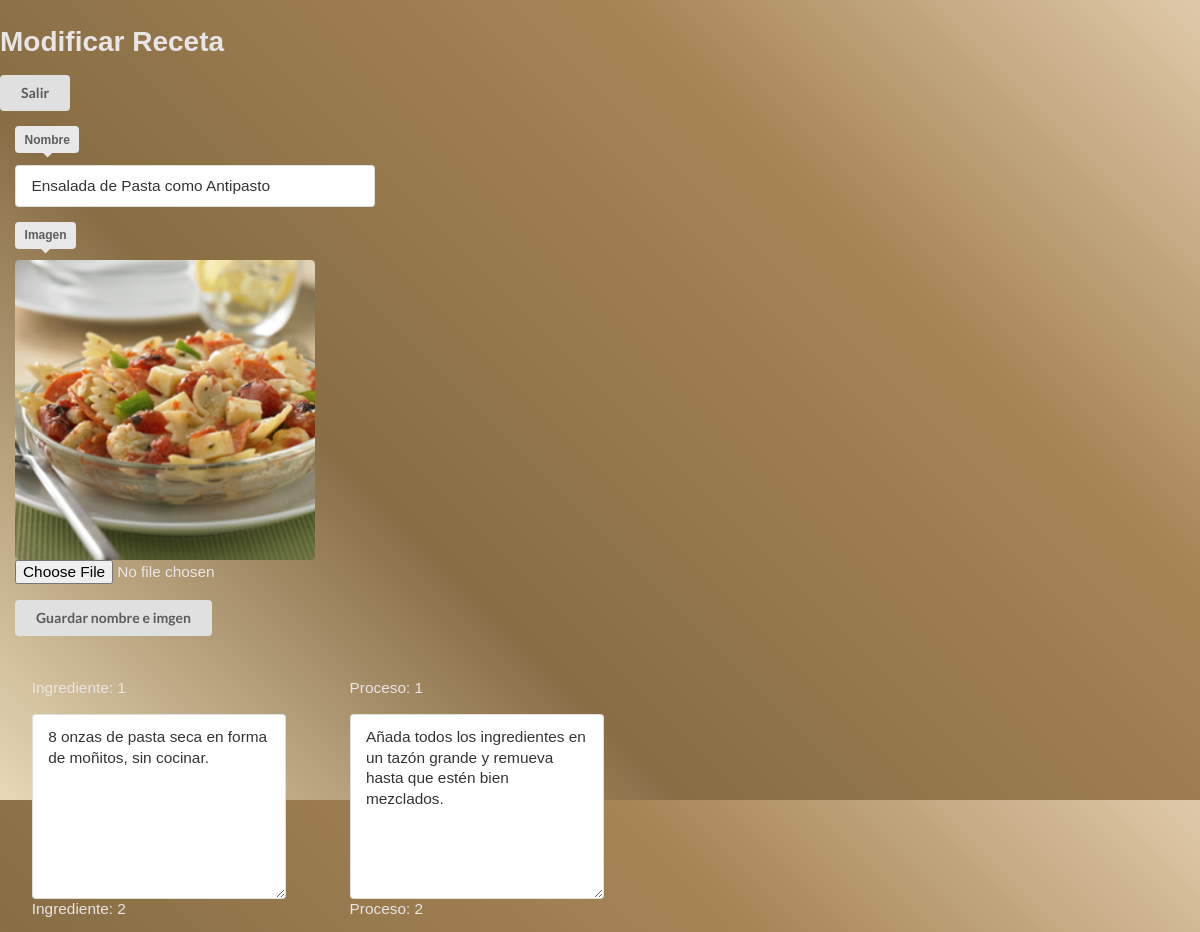
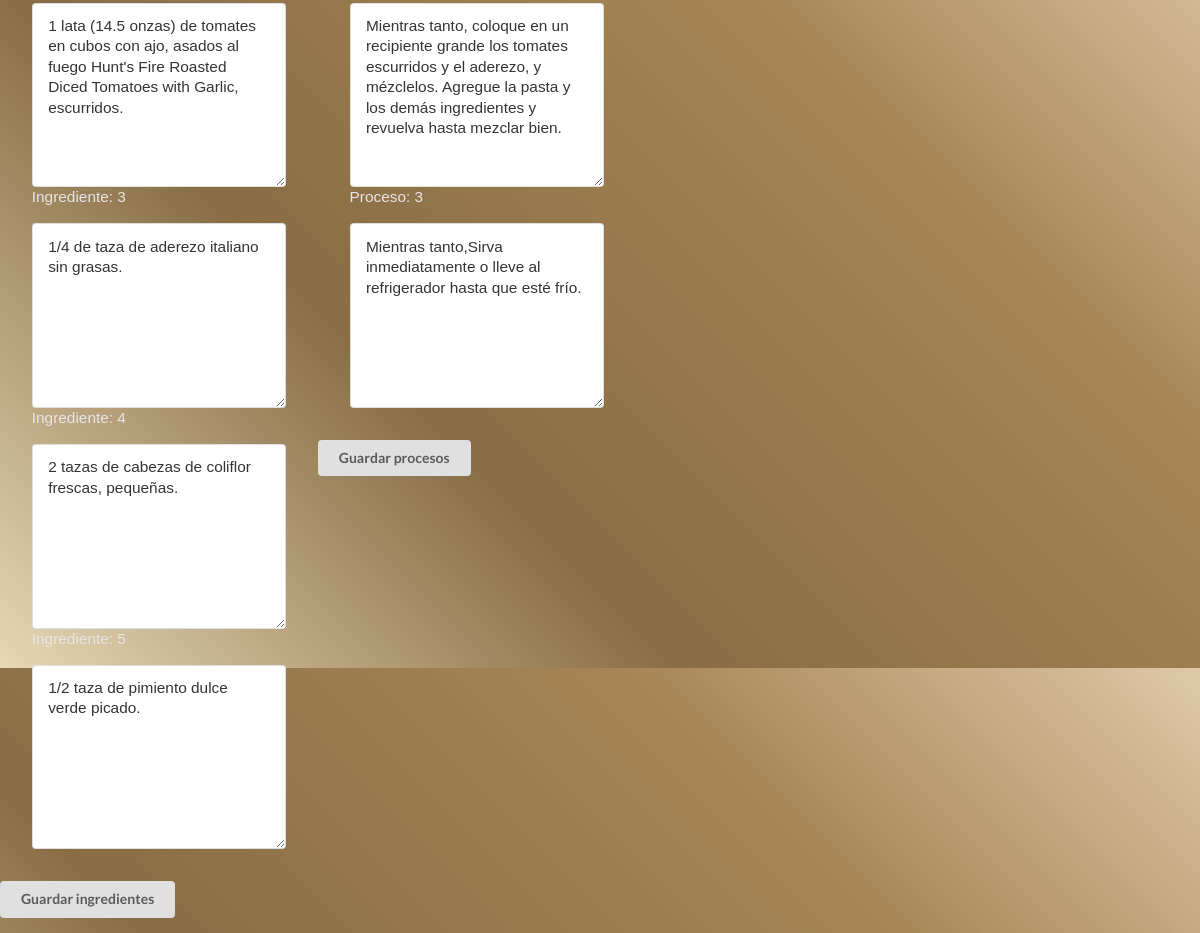
The app's page /admin/modificar/pastas/modificar.php?id=2 with its own data (2 pictures, top to bottom).
### tables this page shows
CREATE TABLE `pastas` (
  `id` int(11) NOT NULL auto_increment,
  `nombre` varchar(500) default NULL,
  `img` varchar(500) default NULL,
  PRIMARY KEY  (`id`)
);

CREATE TABLE `ingre_proce_pastas` (
  `id` int(11) NOT NULL auto_increment,
  `id_pastas` int(11) default NULL,
  `num_pasos` int(11) default NULL,
  `ingrediente` text,
  PRIMARY KEY  (`id`)
);

CREATE TABLE `proce_ingre_pastas` (
  `id` int(11) NOT NULL auto_increment,
  `id_pasta` int(11) default NULL,
  `num_pasos` int(11) default NULL,
  `proceso` text,
  PRIMARY KEY  (`id`)
);

### admin/modificar/pastas/modificar.php (the view, shortened to what this page needs)
<?php
	$id = $_GET['id'];
	$sql1 = "SELECT nombre, img FROM pastas WHERE id = $id";
	$rs1 = mysql_query($sql1);
	$row1 = mysql_fetch_assoc($rs1);
	$sql2 = "SELECT num_pasos,ingrediente FROM ingre_proce_pastas WHERE id_pastas = $id";
	$rs2 = mysql_query($sql2);
	$sql3 = "SELECT num_pasos,proceso FROM proce_ingre_pastas WHERE id_pasta = $id";
	$rs3 = mysql_query($sql3);
?>
<!DOCTYPE html>
<html lang="en">
<head>
	<link rel="stylesheet" type="text/css" href="../../estilos/modificar_platillos.css">
</head>
<body>
	<h1>Modificar Receta</h1>
	<a href="http://localhost/recetario/admin/modificar/pastas/pastas.php"><button class="ui button">Salir</button></a>
	<form name="modificar_receta" class="ui form size" method="POST" action="modificar_receta.php" enctype="multipart/form-data">
			<div>
				<p>
					<label for="Nombre" class="ui pointing below label">Nombre</label>
					<td width="30" align="center"><input type="text" name="nombre" size="25" value="<?php echo $row1['nombre']; ?>" />
				</p>
			</div>
			<div>
				<p>
					<label for="Imagen" class="ui pointing below label">Imagen</label>
					<img class='ui medium rounded image' src="../../../catalog/pastas/images/<?php echo $row1['img']; ?>" alt="">
					<input type="file" name="img" size="25" value="<?php echo $row1['img']; ?>" />
				</p>
			</div>
			    <div class="boton">
				<p><input type="submit" value="Guardar nombre e imgen" class="ui button" /></p>
			</div>
	</form>
	<form name="modificar_receta" method="POST" action="modificar_receta.php" class="ui form ingredientes">
			<div>
				<ul>
					<?php
						while ($row2 = mysql_fetch_assoc($rs2)) {
							$numPas = $row2['num_pasos'];
							$ingrediente = htmlentities($row2['ingrediente']);
							?>
							<p>Ingrediente: <label for=""><?php print_r($numPas);?></label></p>
							<div><?php echo "<textarea name='ingre".$numPas."' cols='30' rows='5'>$ingrediente</textarea>"?></div>
						<?}
					?>
				</ul>
			</div>
			<div class="boton">
				<p><input type="submit" value="Guardar ingredientes" class="ui button" /></p>
			</div>
	</form>
	<form name="modificar_receta" method="POST" action="modificar_receta.php" class="ui form procesos">
			<div>
				<ul>
					<?php
						while ($row3 = mysql_fetch_assoc($rs3)) {
							$numPasos = $row3['num_pasos'];
							$proceso = htmlentities($row3['proceso']);
							?>
							<p>Proceso: <label for=""><?php print_r($numPasos);?></label></p>
							<div><?php echo "<textarea name='proce".$numPasos."' cols='30' rows='10'>$proceso</textarea>"?></div>
						<?}
					?>
				</ul>
			</div>
			<div class="boton">
				<p><input type="submit" value="Guardar procesos" class="ui button" /></p>
			</div>
	</form>
</body>
</html>

### admin/estilos/modificar_platillos.css (style rules this page uses)
body { font-size: 1.1em; font-family: sans-serif; margin: 0px; color: rgb(232, 229, 230) !important; background: rgba(252,249,242,1) !important; background: rgba(231,216,182,1) !important; background: -moz-linear-gradient(45deg, rgba(231,216,182,1) 0%, rgba(135,108,67,0.99) 34%, rgba(164,131,81,0.98) 71%, rgba(222,199,166,0.97) 100%) !important; background: -webkit-gradient(left bottom, right top, color-stop(0%, rgba(231,216,182,1)), color-stop(34%, rgba(135,108,67,0.99)), color-stop(71%, rgba(164,131,81,0.98)), color-stop(100%, rgba(222,199,166,0.97))) !important; background: -webkit-linear-gradient(45deg, rgba(231,216,182,1) 0%, rgba(135,108,67,0.99) 34%, rgba(164,131,81,0.98) 71%, rgba(222,199,166,0.97) 100%) !important; background: -o-linear-gradient(45deg, rgba(231,216,182,1) 0%, rgba(135,108,67,0.99) 34%, rgba(164,131,81,0.98) 71%, rgba(222,199,166,0.97) 100%) !important; background: -ms-linear-gradient(45deg, rgba(231,216,182,1) 0%, rgba(135,108,67,0.99) 34%, rgba(164,131,81,0.98) 71%, rgba(222,199,166,0.97) 100%) !important; background: linear-gradient(45deg, rgba(231,216,182,1) 0%, rgba(135,108,67,0.99) 34%, rgba(164,131,81,0.98) 71%, rgba(222,199,166,0.97) 100%) !important; filter: progid:DXImageTransform.Microsoft.gradient( startColorstr='#e7d8b6', endColorstr='#dec7a6', GradientType=1 ) !important; }

### admin/modificar/pastas/modificar.php (style rules this page uses)
.size { width: 30%; margin-left: 15px; margin-bottom: 10px; }
img { width: 80%; }
.ingredientes { float: left; overflow: hidden; }
.ingredientes ul { padding: 10% 10%; }
.procesos { float: left; overflow: hidden; background-size: 100% 100% }
.procesos ul { padding: 10% 10%; }

### records on screen
pastas: nombre "Ensalada de Pasta como Antipasto", img (picture)
ingre_proce_pastas: value "1", num_pasos+ingrediente "8 onzas de pasta seca en forma de moñitos, sin cocinar."
ingre_proce_pastas: value "2", num_pasos+ingrediente "1 lata (14.5 onzas) de tomates en cubos con ajo, asados al fuego Hunt's Fire Roasted Diced Tomatoes with Garlic, escurridos."
ingre_proce_pastas: value "3", num_pasos+ingrediente "1/4 de taza de aderezo italiano sin grasas."
ingre_proce_pastas: value "4", num_pasos+ingrediente "2 tazas de cabezas de coliflor frescas, pequeñas."
ingre_proce_pastas: value "5", num_pasos+ingrediente "1/2 taza de pimiento dulce verde picado."
proce_ingre_pastas: value "1", num_pasos+proceso "Añada todos los ingredientes en un tazón grande y remueva hasta que estén bien mezclados."
proce_ingre_pastas: value "2", num_pasos+proceso "Mientras tanto, coloque en un recipiente grande los tomates escurridos y el aderezo, y mézclelos. Agregue la pasta y los demás ingredientes y revuelva hasta mezclar bien."
proce_ingre_pastas: value "3", num_pasos+proceso "Mientras tanto,Sirva inmediatamente o lleve al refrigerador hasta que esté frío."
